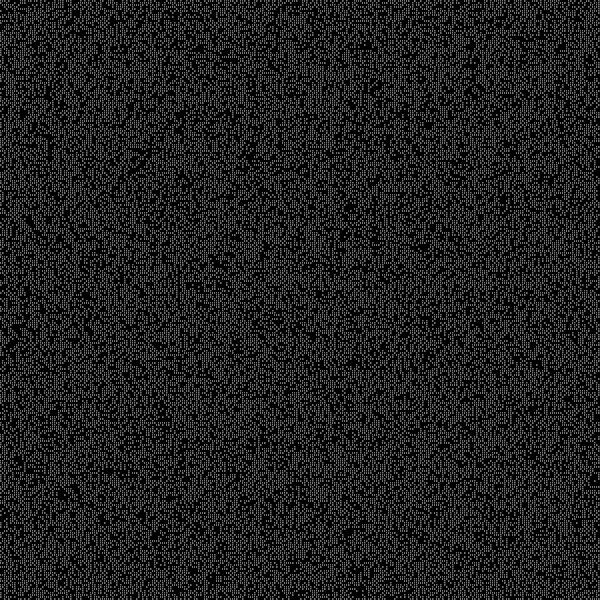
Frame 1 (no input)
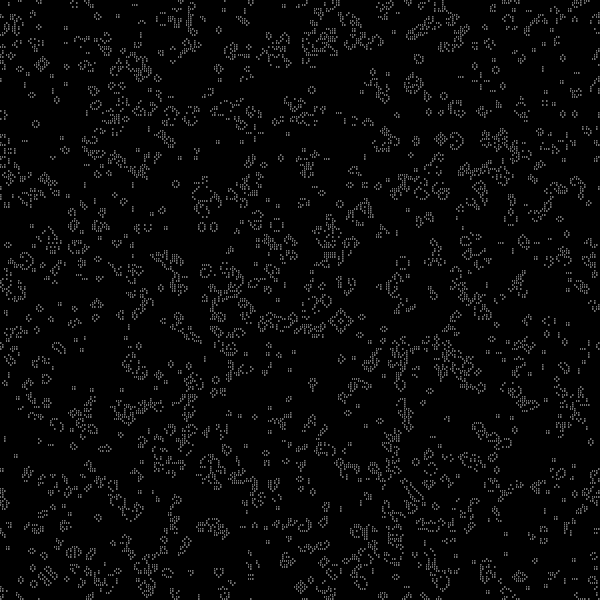
Frame 60 (no input)
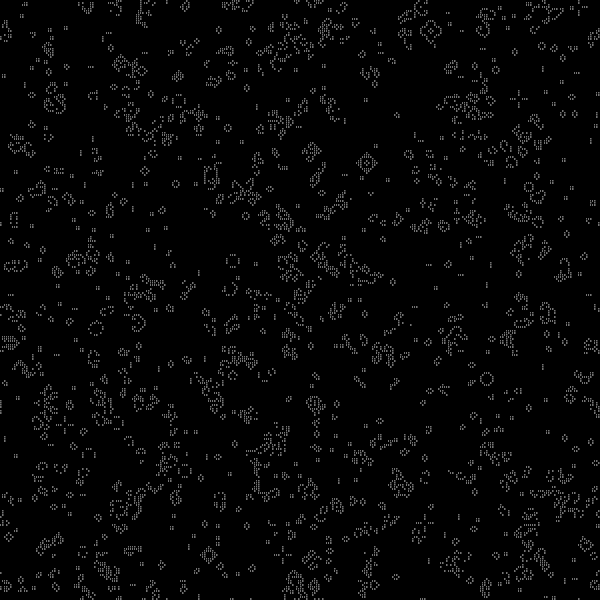
Frame 120 (the mouse pressed at the canvas centre since frame 60)

The p5.js sketch that drew these frames (run headless with seeded random() and noise() and a simulated clock; from frame 60 on, the mouse is pressed at the canvas centre):

// p5.js sketch
// ── sketch.js
function make2DArray(columns, rows) {
  let arr = new Array(columns);
  for (let i = 0; i < arr.length; i++) {
    arr[i] = new Array(rows);
  }

  return arr;
}

let grid;
let WIDTH = 600;
let HEIGHT = 600;
let resolution = 2;

function setup() {
  createCanvas(WIDTH, HEIGHT);
  columns = width / resolution;
  rows = height / resolution;
  grid = make2DArray(columns, rows);

  for (let i = 0; i < columns; i++) {
    for (let j = 0; j < rows; j++) {
      grid[i][j] = Math.round(Math.random());
    }
  }
  //console.table(grid); //Validate Grids
}

function draw() {
  background(0);
  for (let i = 0; i < columns; i++) {
    for (let j = 0; j < rows; j++) {
      let w = width;
      let h = height;
      let x = i * resolution;
      let y = j * resolution;

      if (grid[i][j] == 1) {
        fill(255);
        rect(x, y, resolution, resolution);
      }
    }
  }

  // Next Grid
  let nextGrid = make2DArray(columns, rows);

  for (let i = 0; i < columns; i++) {
    for (let j = 0; j < rows; j++) {
      let state = grid[i][j];
      // Count live neighbors!
      let sum = 0;
      let neighbors = nearestNeighbourCount(grid, i, j);

      if (state == 0 && neighbors == 3) {
        nextGrid[i][j] = 1;
      } else if (state == 1 && (neighbors < 2 || neighbors > 3)) {
        nextGrid[i][j] = 0;
      } else {
        nextGrid[i][j] = state;
      }
    }
  }

  grid = nextGrid
}

function nearestNeighbourCount(grid, x, y) {
  let sum = 0;
  for (let i = -1; i < 2; i++) {
    for (let j = -1; j < 2; j++) {
      let col = (x + i + columns) % columns;
      let row = (y + j + rows) % rows;
      sum += grid[col][row];
    }
  }
  sum -= grid[x][y];
  return sum;
}

// ── style.css
html, body {
  margin: 10;
  padding: 10;
  font-family: 'Trebuchet MS', 'Lucida Sans Unicode', 'Lucida Grande', 'Lucida Sans', Arial, sans-serif;
  background-color: beige;
  display: flex;
  flex-direction: column;
  justify-content: center;
  align-items: center;

}

canvas {
  display: block;
}


.title{
  text-align: center;
}

p{
  text-align: left;
}

ul{
  display: block;
}
